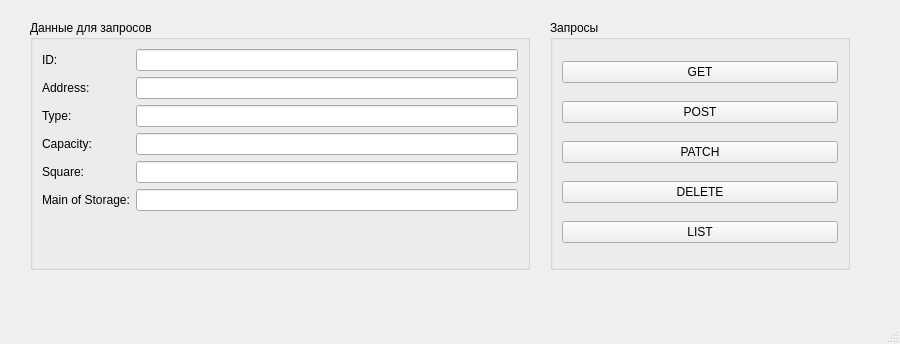
<?xml version="1.0" encoding="UTF-8"?>
<ui version="4.0">
 <class>MainWindow</class>
 <widget class="QMainWindow" name="MainWindow">
  <property name="geometry">
   <rect>
    <x>0</x>
    <y>0</y>
    <width>900</width>
    <height>344</height>
   </rect>
  </property>
  <property name="windowTitle">
   <string>Storage Facilities Manager</string>
  </property>
  <widget class="QWidget" name="centralwidget">
   <widget class="QGroupBox" name="groupBox_data">
    <property name="geometry">
     <rect>
      <x>30</x>
      <y>20</y>
      <width>500</width>
      <height>250</height>
     </rect>
    </property>
    <property name="title">
     <string>Данные для запросов</string>
    </property>
    <layout class="QFormLayout" name="formLayout">
     <item row="0" column="0">
      <widget class="QLabel" name="label_id">
       <property name="text">
        <string>ID:</string>
       </property>
      </widget>
     </item>
     <item row="0" column="1">
      <widget class="QLineEdit" name="lineEdit_id"/>
     </item>
     <item row="1" column="0">
      <widget class="QLabel" name="label_address">
       <property name="text">
        <string>Address:</string>
       </property>
      </widget>
     </item>
     <item row="1" column="1">
      <widget class="QLineEdit" name="lineEdit_address"/>
     </item>
     <item row="2" column="0">
      <widget class="QLabel" name="label_type">
       <property name="text">
        <string>Type:</string>
       </property>
      </widget>
     </item>
     <item row="2" column="1">
      <widget class="QLineEdit" name="lineEdit_type"/>
     </item>
     <item row="3" column="0">
      <widget class="QLabel" name="label_capacity">
       <property name="text">
        <string>Capacity:</string>
       </property>
      </widget>
     </item>
     <item row="4" column="0">
      <widget class="QLabel" name="label_square">
       <property name="text">
        <string>Square:</string>
       </property>
      </widget>
     </item>
     <item row="5" column="0">
      <widget class="QLabel" name="label_main">
       <property name="text">
        <string>Main of Storage:</string>
       </property>
      </widget>
     </item>
     <item row="5" column="1">
      <widget class="QLineEdit" name="lineEdit_main"/>
     </item>
     <item row="3" column="1">
      <widget class="QLineEdit" name="lineEdit_capacity"/>
     </item>
     <item row="4" column="1">
      <widget class="QLineEdit" name="lineEdit_square"/>
     </item>
    </layout>
   </widget>
   <widget class="QGroupBox" name="groupBox_actions">
    <property name="geometry">
     <rect>
      <x>550</x>
      <y>20</y>
      <width>300</width>
      <height>250</height>
     </rect>
    </property>
    <property name="title">
     <string>Запросы</string>
    </property>
    <layout class="QVBoxLayout" name="verticalLayout">
     <item>
      <widget class="QPushButton" name="pushButton_get">
       <property name="text">
        <string>GET</string>
       </property>
      </widget>
     </item>
     <item>
      <widget class="QPushButton" name="pushButton_post">
       <property name="text">
        <string>POST</string>
       </property>
      </widget>
     </item>
     <item>
      <widget class="QPushButton" name="pushButton_patch">
       <property name="text">
        <string>PATCH</string>
       </property>
      </widget>
     </item>
     <item>
      <widget class="QPushButton" name="pushButton_delete">
       <property name="text">
        <string>DELETE</string>
       </property>
      </widget>
     </item>
     <item>
      <widget class="QPushButton" name="pushButton_list">
       <property name="text">
        <string>LIST</string>
       </property>
      </widget>
     </item>
    </layout>
   </widget>
  </widget>
  <widget class="QMenuBar" name="menubar">
   <property name="geometry">
    <rect>
     <x>0</x>
     <y>0</y>
     <width>900</width>
     <height>26</height>
    </rect>
   </property>
  </widget>
  <widget class="QStatusBar" name="statusbar"/>
 </widget>
 <resources/>
 <connections/>
</ui>
